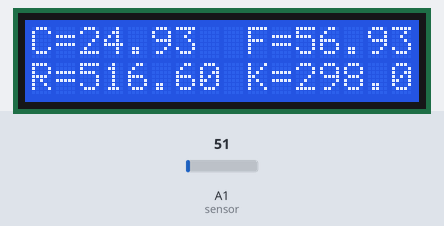
The sketch below on a simulated Arduino Uno, built with avr-gcc and run on an emulated ATmega328P. Parts: 16×2 character LCD. The inputs (shaded band) are chosen by the test bench; at power-on: A1 (sensor) = 51.

Above: at 1.4 s.
1.5 s: A1 (sensor) set to 61
At 2.7 s:
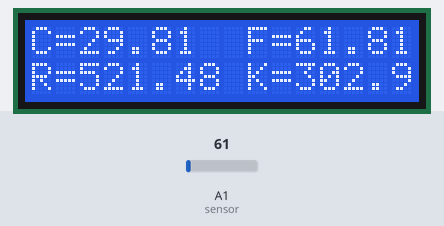
3.0 s: A1 (sensor) set to 71
At 3.7 s:
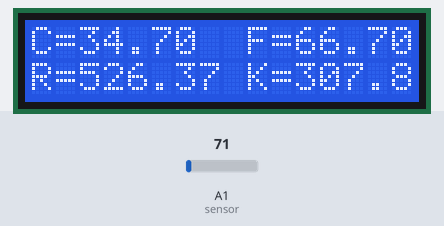
4.6 s: A1 (sensor) set to 86
At 5.5 s:
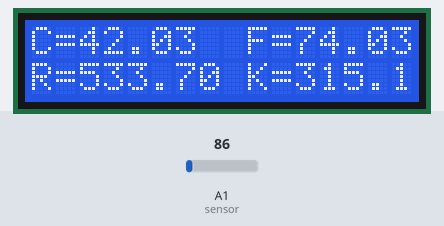
Timing chart, 0 to 7.6 s (numbered marks = the images above; inputs shaded):
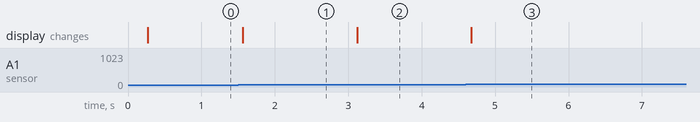

Measured:
- after the input at 1.5 s, the display: changes after 0.07 s (image 1)
- after the input at 3.0 s, the display: changes after 0.12 s (image 2)
- after the input at 4.6 s, the display: changes after 0.07 s (image 3)

The sketch:

LM35_onLCD.ino
```cpp
// This is a program to interface the LM35 Temperature Sensor with an Arduino Uno and displaying the temperature measurements on an 16x2 character LCD using the LiquidCrystal library in parallel mode
// refer to my code on the lcd if you want to see how to interface it without the LiquidCrystal library

#include <LiquidCrystal.h>

LiquidCrystal lcd(5, 6, 7, 8, 9, 10);        // These are the interface pins in the order of "RS, E, D4, D5, D6, D7"
const int sensor = A1;
float vOut;
float tempC;
float tempK;
float tempR;
float tempF;

void setup() {
    lcd.begin(16, 2);
    Serial.begin(9600);
    pinMode(sensor, INPUT);
    delay(200);
}

void loop() {

    vOut = analogRead(sensor);

    vOut = (vOut * 500) / 1023;        // adjusts the resolution with the Arduino's ADC.
    // basically, step size = Vcc/[(2^n) -1)] ; since we connect LM35 to +5V, Vcc=5 and since arduino has a 10 bit ADC, (2^n)=(2^10)=1024

    tempC = vOut;                             // LM35 changes it's output voltage by 10mV every 1°C change in temperature. Refer to the datasheet for additional info
    tempF = 32 + (vOut * (9 / 5));            // in Farenhite
    tempK = 273.16 + vOut;                    // in Kelvin
    tempR = 491.67 + (vOut * (9 / 5));        // in Rankine

    lcd.clear();
    lcd.setCursor(0, 0);
    lcd.print("C=");
    lcd.setCursor(2, 0);
    lcd.print(tempC);

    lcd.setCursor(9, 0);
    lcd.print("F=");
    lcd.setCursor(11, 0);
    lcd.print(tempF);

    lcd.setCursor(0, 1);
    lcd.print("R=");
    lcd.setCursor(2, 1);
    lcd.print(tempR);

    lcd.setCursor(9, 1);
    lcd.print("K=");
    lcd.setCursor(11, 1);
    lcd.print(tempK);
    delay(250);
}
```
